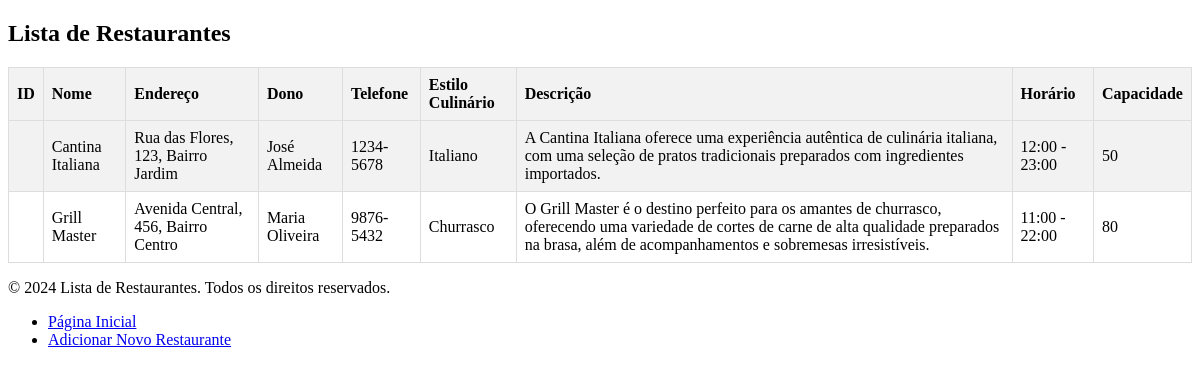
The page /res.php on the database as committed earlier.
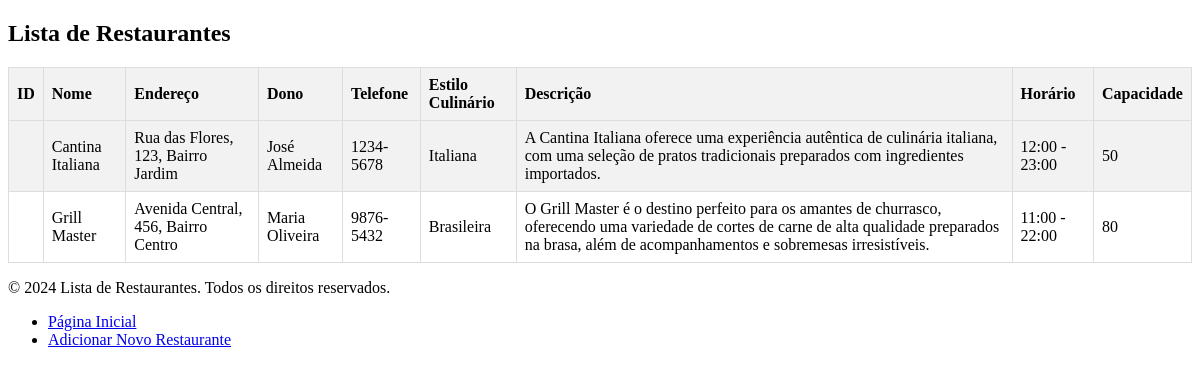
The same page on the database as committed later.
### tables this page shows
CREATE TABLE IF NOT EXISTS restaurantes (
    id_restaurante INT NOT NULL AUTO_INCREMENT,
    id_proprietario INT NULL DEFAULT NULL,
    nome VARCHAR(255) NULL DEFAULT NULL,
    endereco VARCHAR(255) NULL DEFAULT NULL,
    dono VARCHAR(255) NULL DEFAULT NULL,
    estilo_culinario VARCHAR(255) NULL DEFAULT NULL,
    descricao TEXT NULL DEFAULT NULL,
    horario VARCHAR(255) NULL DEFAULT NULL,
    capacidade INT NULL DEFAULT NULL,
    telefone VARCHAR(20) NULL DEFAULT NULL,
    foto_restaurante MEDIUMBLOB NULL DEFAULT NULL,
    status_restaurante_id_status INT NOT NULL DEFAULT 2,
    PRIMARY KEY (id_restaurante),
    INDEX id_proprietario (id_proprietario),
    INDEX fk_restaurantes_status_restaurante1_idx (status_restaurante_id_status),
    CONSTRAINT restaurantes_ibfk_1
        FOREIGN KEY (id_proprietario)
        REFERENCES usuarios (id_user),
    CONSTRAINT fk_restaurantes_status_restaurante1
        FOREIGN KEY (status_restaurante_id_status)
        REFERENCES status_restaurante (id_status)
        ON DELETE NO ACTION
        ON UPDATE NO ACTION
);

### res.php (the view, shortened to what this page needs)
<!DOCTYPE html>
<html lang="pt-br">
<head>
</head>
<body>
<?php
$servername = "localhost:3307";
$username = "root";
$password = "2204ckss";
$database = "cad_restaurante";
$conn = new mysqli($servername, $username, $password, $database);
$sql = "SELECT * FROM restaurantes";
$result = $conn->query($sql);
if ($result->num_rows > 0) {
    echo "<h2>Lista de Restaurantes</h2>";
    echo "<table border='1'>";
    echo "<tr><th>ID</th><th>Nome</th><th>Endereço</th><th>Dono</th><th>Telefone</th><th>Estilo Culinário</th><th>Descrição</th><th>Horário</th><th>Capacidade</th></tr>";
    while ($row = $result->fetch_assoc()) {
        echo "<tr>";
        echo "<td>" . $row['id'] . "</td>";
        echo "<td>" . $row['nome'] . "</td>";
        echo "<td>" . $row['endereco'] . "</td>";
        echo "<td>" . $row['dono'] . "</td>";
        echo "<td>" . $row['telefone'] . "</td>";
        echo "<td>" . $row['estilo_culinario'] . "</td>";
        echo "<td>" . $row['descricao'] . "</td>";
        echo "<td>" . $row['horario'] . "</td>";
        echo "<td>" . $row['capacidade'] . "</td>";
        echo "</tr>";
    }
    echo "</table>";
} else {
    echo "Nenhum restaurante encontrado.";
}
?>
<?php include 'footer.php';
include 'navbar.php'; ?>
</body>
</html>

Rows that differ between the two databases and show on the page:
changed restaurantes "Cantina Italiana": estilo_culinario "Italiano" → "Italiana"
changed restaurantes "Grill Master": estilo_culinario "Churrasco" → "Brasileira"
